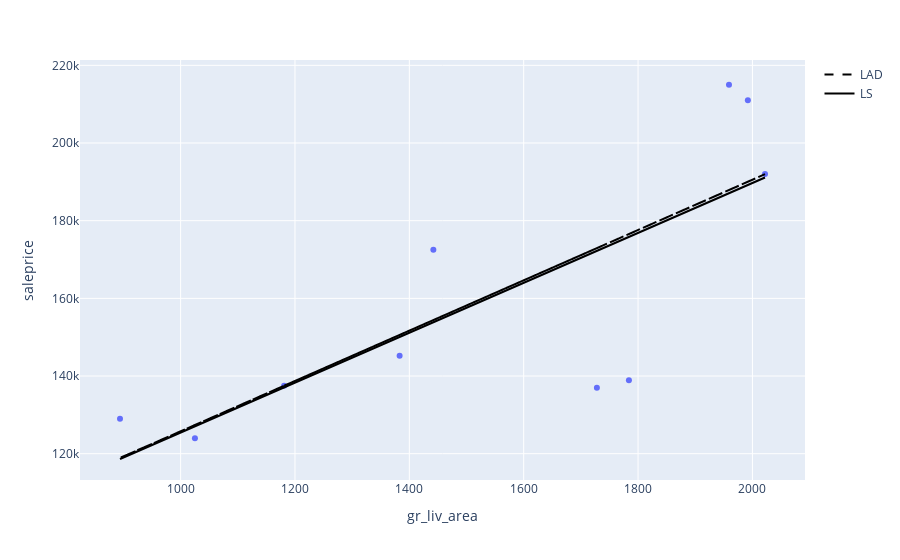

The notebook cell this image was saved under:
### Markdown cell above
We can similarly plot our LS fitted line on our scatterplot on top of the LAD line (the two lines are very similar):

### Code cell
# plot the LAD and LS fitted line on top of the scatterplot
fig = px.scatter(sample_ames_clean, x='gr_liv_area', y='saleprice') 
fig.add_trace(
    go.Scatter(x=sample_ames_clean['gr_liv_area'], 
               y=lad_fit.intercept_ + sample_ames_clean['gr_liv_area'] * lad_fit.coef_[0], 
               mode='lines', 
               name='LAD',
               line={'dash': 'dash', 
                     'color': 'black'})
)
fig.add_trace(
    go.Scatter(x=sample_ames_clean['gr_liv_area'], 
               y=ls_fit.intercept_ + sample_ames_clean['gr_liv_area'] * ls_fit.coef_[0], 
               mode='lines',
               name='LS',
               line={'dash': 'solid', 
                     'color': 'black'})
)

### Figure 1 — Plotly figure (JSON) as saved in the notebook; plotly's stock layout.template omitted (floating-point values rounded to 4 significant figures)
{"data": [{"hovertemplate": "gr_liv_area=%{x}<br>saleprice=%{y}<extra></extra>", "legendgroup": "", "marker": {"color": "#636efa", "symbol": "circle"}, "mode": "markers", "name": "", "orientation": "v", "showlegend": false, "type": "scatter", "x": [1728, 1025, 894, 2022, 1784, 1992, 1442, 1959, 1383, 1181], "xaxis": "x", "y": [137000, 124000, 129000, 192000, 138887, 211000, 172500, 215000, 145250, 137500], "yaxis": "y"}, {"line": {"color": "black", "dash": "dash"}, "mode": "lines", "name": "LAD", "type": "scatter", "x": [1728, 1025, 894, 2022, 1784, 1992, 1442, 1959, 1383, 1181], "y": [172900.0, 127400.0, 118900.0, 192000.0, 176600.0, 190000.0, 154400.0, 187900.0, 150600.0, 137500.0]}, {"line": {"color": "black", "dash": "solid"}, "mode": "lines", "name": "LS", "type": "scatter", "x": [1728, 1025, 894, 2022, 1784, 1992, 1442, 1959, 1383, 1181], "y": [172200.0, 127100.0, 118600.0, 191100.0, 175800.0, 189200.0, 153900.0, 187100.0, 150100.0, 137100.0]}], "layout": {"legend": {"tracegroupgap": 0}, "margin": {"t": 60}, "xaxis": {"anchor": "y", "domain": [0, 1], "title": {"text": "gr_liv_area"}}, "yaxis": {"anchor": "x", "domain": [0, 1], "title": {"text": "saleprice"}}}}
